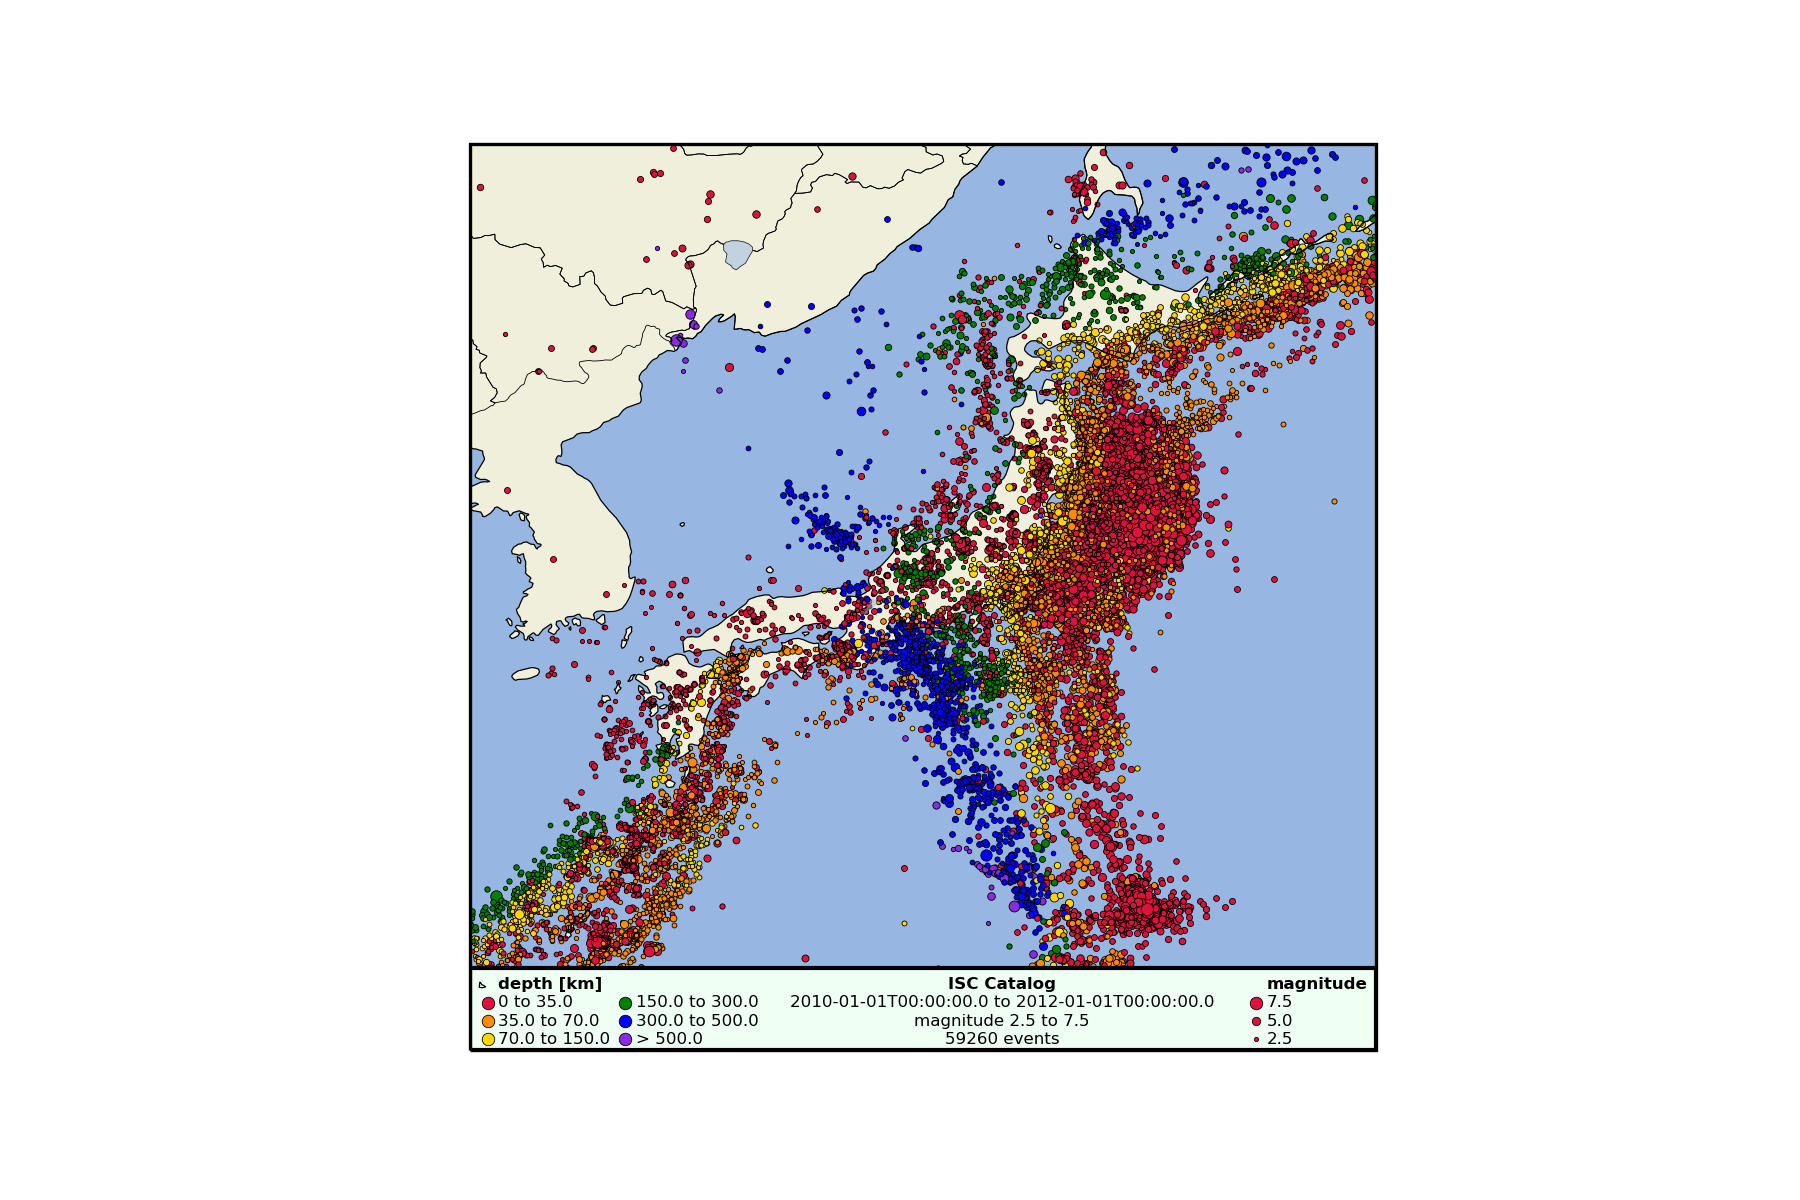

Recreate this plot in Python.
#!/usr/bin/env python3
# -*- coding: utf-8 -*-
"""
Created on Tue Nov 22 18:39:04 2022

@author: chrisyoung
"""
##reads in NEIC catalog for specifed time interval, plots events on CONUS map with
##symbols scaled by magnitude and colored by depth.

import obspy
import matplotlib.pyplot as plt
import matplotlib.patches as patches
import cartopy.crs as ccrs
import cartopy.feature as cfeature
from obspy.clients.fdsn import Client

# Create IRIS client to fetch data
c = Client('IRIS')

# Get event information
min_mag = 2.5
max_mag = 7.5
min_latitude = 23.
max_latitude = 48.
min_longitude = 125.
max_longitude = 150.
start_str = '2010-01-01T00:00:00.0'
end_str =   '2012-01-01T00:00:00.0'
start_time = obspy.UTCDateTime(start_str)
end_time = obspy.UTCDateTime(end_str)
cat = c.get_events(starttime = start_time, endtime = end_time, 
                    minlatitude = min_latitude, maxlatitude = max_latitude,
                    minlongitude=min_longitude, maxlongitude = max_longitude,
                    minmagnitude = min_mag, maxmagnitude = max_mag, catalog = 'ISC')

# Create  map with colored land/ocean and coastlines
ax = plt.axes(projection=ccrs.PlateCarree())
ax.set_extent([min_longitude, max_longitude, min_latitude, max_latitude], crs=ccrs.PlateCarree())

ax.add_feature(cfeature.LAND)
ax.add_feature(cfeature.OCEAN)
ax.add_feature(cfeature.COASTLINE,linestyle='-',linewidth=0.3)
ax.add_feature(cfeature.STATES, linestyle='-',linewidth=0.2)
ax.add_feature(cfeature.LAKES, alpha=0.5,linewidth=0.1)
# ax.add_feature(cfeature.RIVERS)

# Plot catalog events
depth_list = [35.,70.,150.,300.,500.]
depth_color_list = [(220/255, 20/255, 60/255),  #crinmson
                    (255/255, 140/255, 0/255),  #dark orange
                    (255/255, 215/255, 0/255),  #gold
                    (0/255,128/255, 0/255),     #green
                    (0/255, 0/255, 255/255),    #blue
                    (138/255, 43/255, 226/255)] #blue violet
min_marker_size = 1
max_marker_size = 3
marker_scale_fac = (max_marker_size - min_marker_size)/(max_mag - min_mag)
                
event_count = 0                    
for event in cat:
    origin = event.preferred_origin()
    magnitude = event.preferred_magnitude()

    # Only plot events with depth and magnitude
    if (type(origin.depth) is float) & (type(magnitude.mag) is float):
        event_count += 1
        # Event size scaled by magnitude
        marker_size = min_marker_size + (magnitude.mag - min_mag)*marker_scale_fac
        # Event color by depth
        depth = origin.depth/1000.
        if depth <= depth_list[0]:
            event_color = depth_color_list[0]
        elif depth <= depth_list[1]:
            event_color = depth_color_list[1]
        elif depth <= depth_list[2]:
            event_color = depth_color_list[2]
        elif depth <= depth_list[3]:
            event_color = depth_color_list[3]
        elif depth <= depth_list[4]:
            event_color = depth_color_list[4]
        else:
            event_color = depth_color_list[5]
            
        # print('mag: ', magnitude.mag, ' size: ', marker_size)
        plt.plot(origin.longitude, origin.latitude,
                 marker='o', markerfacecolor=event_color, 
                 markeredgecolor = 'black', markersize = marker_size,
                 markeredgewidth = 0.2,
                 transform=ccrs.Geodetic(),
                 zorder=1)

# Add some labels at the bottom of the map
# Create a Rectangle patch for legend
patch_color = (240/255, 255/255, 244/255)  #honeydew
rect = patches.Rectangle((min_longitude, min_latitude), max_longitude-min_longitude,
                          2.25, linewidth=1, edgecolor='k', facecolor=patch_color)
ax.add_patch(rect)
# Add legend text and symbols
y_top = min_latitude + 1.8     #legend labels at this latitude and below
y_inc = 0.5       #subsequent lines are this far below
textcolor = (0/255, 0/255, 0/255)  #black
# Catalog info
x_left = 0.5 * (max_longitude + min_longitude) + 2.20
ax.text(x_left, y_top, 'ISC Catalog', rotation=0.0,
        color=textcolor, va="center", ha="center", fontsize=4, 
        fontweight = 'bold',zorder=10)
ax.text(x_left, y_top - 1.*y_inc, start_str + ' to ' + end_str, rotation=0.0,
        color=textcolor, va="center", ha="center", fontsize=4, zorder=10)
ax.text(x_left, y_top - 2.*y_inc, 'magnitude ' + str(min_mag) + ' to ' + str(max_mag), 
        rotation=0.0,
        color=textcolor, va="center", ha="center", fontsize=4, zorder=10)
ax.text(x_left, y_top - 3.*y_inc, str(event_count) + ' events', rotation=0.0,
        color=textcolor, va="center", ha="center", fontsize=4, zorder=10)
# Mag range legend
x_space = 0.3
x_left = max_longitude - 3.
ax.text(x_left, y_top, 'magnitude', rotation=0.0,
        color=textcolor, va="center", ha="left", fontsize=4, 
        fontweight = 'bold', zorder=10)
ax.text(x_left, y_top - y_inc, str(max_mag), rotation=0.0,
        color=textcolor, va="center", ha="left", fontsize=4, zorder=10)
plt.plot(x_left - x_space,y_top - y_inc, marker='o', markerfacecolor=depth_color_list[0],
          markeredgecolor = 'black', markersize = max_marker_size,
          markeredgewidth = 0.2,transform=ccrs.Geodetic(),zorder=10)
ax.text(x_left, y_top - 2.*y_inc, str((min_mag+max_mag)/2.), rotation=0.0,
        color=textcolor, va="center", ha="left", fontsize=4, zorder=10)
plt.plot(x_left - x_space,y_top - 2.*y_inc, marker='o', markerfacecolor=depth_color_list[0],
          markeredgecolor = 'black', markersize = (min_marker_size+max_marker_size)/2.,
          markeredgewidth = 0.2,transform=ccrs.Geodetic(),zorder=10)
ax.text(x_left, y_top - 3.*y_inc, str(min_mag), rotation=0.0,
        color=textcolor, va="center", ha="left", fontsize=4, zorder=10)
plt.plot(x_left - x_space,y_top - 3.*y_inc, marker='o', markerfacecolor=depth_color_list[0],
          markeredgecolor = 'black', markersize = min_marker_size,
          markeredgewidth = 0.2,transform=ccrs.Geodetic(),zorder=10)
# Depth range legend
x_left = min_longitude + 0.8
marker_size = 0.5*(max_marker_size - min_marker_size)
ax.text(x_left, y_top, 'depth [km]', rotation=0.0,
        color=textcolor, va="center", ha="left", fontsize=4, 
        fontweight = 'bold', zorder=10)
depth_str = '0 to ' + str(depth_list[0])
ax.text(x_left, y_top - y_inc, depth_str, rotation=0.0,
        color=textcolor, va="center", ha="left", fontsize=4, zorder=10)
plt.plot(x_left - x_space, y_top - y_inc, marker='o', markerfacecolor=depth_color_list[0],
          markeredgecolor = 'black', markersize = max_marker_size,
          markeredgewidth = 0.2,transform=ccrs.Geodetic(),zorder=10)
depth_str = str(depth_list[0]) + ' to ' + str(depth_list[1])
ax.text(x_left, y_top - 2.*y_inc, depth_str, rotation=0.0,
        color=textcolor, va="center", ha="left", fontsize=4, zorder=10)
plt.plot(x_left - x_space,y_top - 2.*y_inc, marker='o', markerfacecolor=depth_color_list[1],
          markeredgecolor = 'black', markersize = max_marker_size,
          markeredgewidth = 0.2,transform=ccrs.Geodetic(),zorder=10)
depth_str = str(depth_list[1]) + ' to ' + str(depth_list[2])
ax.text(x_left, y_top - 3.*y_inc, depth_str, rotation=0.0,
        color=textcolor, va="center", ha="left", fontsize=4, zorder=10)
plt.plot(x_left - x_space,y_top - 3.*y_inc, marker='o', markerfacecolor=depth_color_list[2],
          markeredgecolor = 'black', markersize = max_marker_size,
          markeredgewidth = 0.2,transform=ccrs.Geodetic(),zorder=10)
x_left = x_left + 3.8
depth_str = str(depth_list[2]) + ' to ' + str(depth_list[3])
ax.text(x_left, y_top - y_inc, depth_str, rotation=0.0,
        color=textcolor, va="center", ha="left", fontsize=4, zorder=10)
plt.plot(x_left - x_space,y_top - y_inc, marker='o', markerfacecolor=depth_color_list[3],
          markeredgecolor = 'black', markersize = max_marker_size,
          markeredgewidth = 0.2,transform=ccrs.Geodetic(),zorder=10)
depth_str = str(depth_list[3]) + ' to ' + str(depth_list[4])
ax.text(x_left, y_top - 2.*y_inc, depth_str, rotation=0.0,
        color=textcolor, va="center", ha="left", fontsize=4, zorder=10)
plt.plot(x_left - x_space,y_top - 2.*y_inc, marker='o', markerfacecolor=depth_color_list[4],
          markeredgecolor = 'black', markersize = max_marker_size,
          markeredgewidth = 0.2,transform=ccrs.Geodetic(),zorder=10)
depth_str = '> ' + str(depth_list[4]) 
ax.text(x_left, y_top - 3.*y_inc, depth_str, rotation=0.0,
        color=textcolor, va="center", ha="left", fontsize=4, zorder=10)
plt.plot(x_left - x_space,y_top - 3.*y_inc, marker='o', markerfacecolor=depth_color_list[5],
          markeredgecolor = 'black', markersize = max_marker_size,
          markeredgewidth = 0.2,transform=ccrs.Geodetic(),zorder=10)

# Save the plot by calling plt.savefig() BEFORE plt.show()
plt.savefig('ISC_Japan_SeismicityMap.png', dpi = 300)
plt.show()
